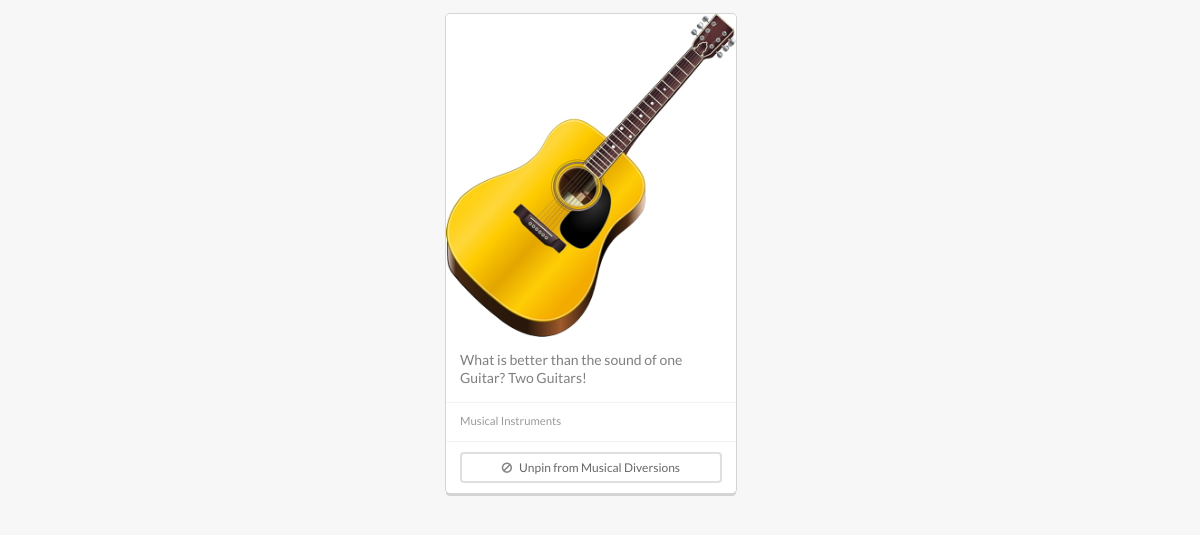
Screenshot of /pin/11/ (signed in) with the database file from the repository.
### homes/models.py (models this page shows, shortened)
class Pin(models.Model):
    image = models.ImageField(upload_to='pins')
    caption = models.CharField(max_length=255)
    category = models.ForeignKey('Category')
    creation_time = models.DateTimeField(auto_now_add=True)
    modification_time = models.DateTimeField(auto_now=True)

class Category(models.Model):
    name = models.CharField(max_length=127)

class Board(models.Model):
    name = models.CharField(max_length=127)
    owner = models.ForeignKey(User)

### homes/views.py (the view)
# urls.py: url(r'^pin/(?P<pin_id>\d+)/$', views.pin, name='pin'),
def pin(request, pin_id):
    if request.user.is_authenticated():
        p = get_object_or_404(Pin, id=pin_id)
        pin_to_boards = PinToBoard.objects.\
                filter(pin_id=pin_id).\
                filter(board__owner=request.user)
        if len(pin_to_boards) == 0:
            current_board = None
            available_boards = Board.objects.filter(owner=request.user)
        else:
            current_board = pin_to_boards[0].board
            available_boards = None
        return render(request, 'homes/pin.html',
                {
                    'pin': p,
                    'current_board' : current_board,
                    'available_boards' : available_boards
                })
    else:
        return redirect('/login/?next=%s' % request.path)

### homes/templates/homes/pin.html (shortened to what this page needs)
{% extends "base.html" %}
{% block body %}
{% load staticfiles %}
<div class="ui three column page padded grid">
	<div class="centered column">
		{% include "homes/pin_element.html"%}
	</div>
</div>
{% endblock %}

### homes/templates/homes/pin_element.html (shortened to what this page needs)
{% load staticfiles %}
<div class="ui special cards">
	<div class="card segment">
		<div class="image">
			<img src="{% static pin.image %}"/>
		</div>
		<div class="content">
			<div class="description">
				{{pin.caption}}
			</div>
		</div>
		<div class="extra content">
			<div class="meta">
				<span class="meta">
					{{pin.category.name}}
				</span>
			</div>
		</div>
		<div class="extra content">
			{% if available_boards %}
			<form action="{% url 'pintoboard' pin.id %}" method="post">
			{% csrf_token %}
			<div class="ui fluid basic  button tiny green dropdown">
				<div class="text fluid">
					<i class="pin icon"></i>
					Pin to Board...
				</div>
				<div class="menu">
						{% for board in available_boards %}
						<div class="item">
							<button type="submit" class="ui fluid green button" name="board_id" value="{{board.id}}">{{board.name}}</button>
						</div>
						{% endfor %}
				</div>
			</div>
			</form>
			{% elif current_board %}
			<form action="{% url 'unpin' pin.id %}" method="post">
			<button type="submit" class="ui fluid basic tiny red button" name="board_id" value="{{current_board.id}}">
				<i class="ban icon"></i>Unpin from {{current_board.name}}
			</button>
			</form>
			{% endif %}
		</div>
	</div>
</div>

### rows the page displays
Pin: image (picture), caption "What is better than the sound of one Guitar? Two Guitars!", category.name "Musical Instruments"
Board: name "Musical Diversions"
